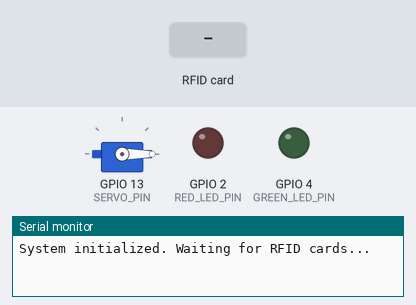
The program below on a simulated ESP32. Shown: servo, output pins drawn as LEDs (lit = HIGH), the last lines printed to the serial monitor. The inputs (shaded band) are chosen by the test bench.

Above: at 1.2 s.
1.3 s: RFID card A1 B2 C3 D4 held to the reader
At 2.3 s:
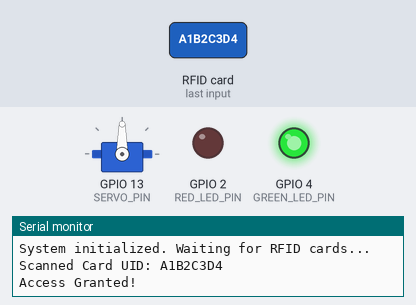
2.8 s: RFID card 5E 7A 19 C4 held to the reader
At 4.8 s:
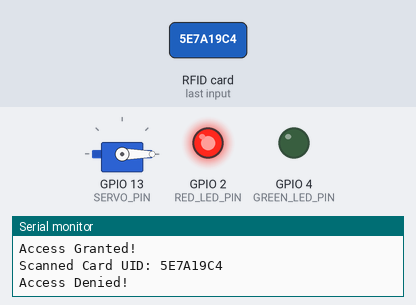
5.8 s: RFID card 12 34 56 78 held to the reader
At 8.3 s:
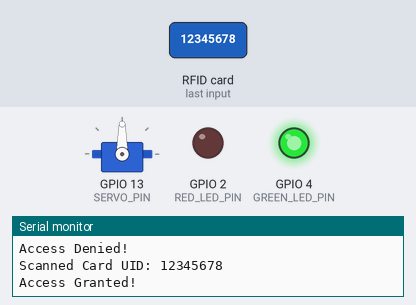
Timing chart, 0 to 11.8 s (numbered marks = the images above; inputs shaded):
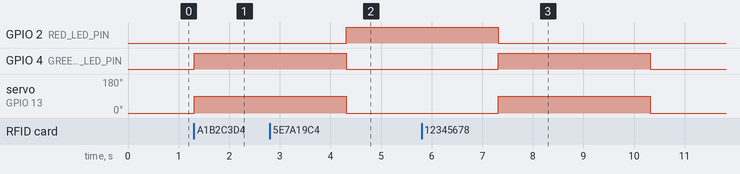

Measured:
- after the input at 1.3 s, GPIO 4 (GREEN_LED_PIN): LOW → HIGH at once; servo on GPIO 13 (SERVO_PIN): 0° → 90° at once
- after the input at 2.8 s, GPIO 2 (RED_LED_PIN): LOW → HIGH after 1.5 s
- after the input at 5.8 s, GPIO 4 (GREEN_LED_PIN): LOW → HIGH after 1.5 s, → LOW 3.0 s later; servo on GPIO 13 (SERVO_PIN): 0° → 90° after 1.5 s, → 0° 3.0 s later

The program:

main.cpp
```cpp
#include <ESP32Servo.h>
#include <MFRC522v2.h>
#include <MFRC522DriverSPI.h>
#include <MFRC522DriverPinSimple.h>

// Pin Definitions
#define RED_LED_PIN   2
#define GREEN_LED_PIN 4
#define SERVO_PIN     13

// MFRC522 Hardware Setup
MFRC522DriverPinSimple ss_pin(5);
MFRC522DriverSPI driver{ss_pin};
MFRC522 mfrc522{driver};

// Servo Instance
Servo doorServo;

// List of allowed UIDs (Must be in uppercase hex without spaces)
const String allowedUIDs[] = {
    "A1B2C3D4",
    "12345678",
    "90ABCDEF"
};
const int numAllowedUIDs = sizeof(allowedUIDs) / sizeof(allowedUIDs[0]);

void setup()
{
    Serial.begin(115200);
    while (!Serial)
        ;

    // Initialize MFRC522 Reader
    mfrc522.PCD_Init();

    // Configure LED Pins
    pinMode(RED_LED_PIN, OUTPUT);
    pinMode(GREEN_LED_PIN, OUTPUT);
    digitalWrite(RED_LED_PIN, LOW);
    digitalWrite(GREEN_LED_PIN, LOW);

    // Attach Servo Motor
    doorServo.attach(SERVO_PIN);
    doorServo.write(0); // Set initial locked/closed position (0 degrees)

    Serial.println("System initialized. Waiting for RFID cards...");
}

void loop()
{
    // Look for new cards
    if (!mfrc522.PICC_IsNewCardPresent())
    {
        return;
    }

    // Select one of the cards
    if (!mfrc522.PICC_ReadCardSerial())
    {
        return;
    }

    // Build UID String in Uppercase Hex format
    String uidString = "";
    for (byte i = 0; i < mfrc522.uid.size; i++)
    {
        if (mfrc522.uid.uidByte[i] < 0x10)
        {
            uidString += "0";
        }
        uidString += String(mfrc522.uid.uidByte[i], HEX);
    }
    uidString.toUpperCase();

    // Print scanned UID
    Serial.print("Scanned Card UID: ");
    Serial.println(uidString);

    // Check if the scanned UID is allowed
    bool accessGranted = false;
    for (int i = 0; i < numAllowedUIDs; i++)
    {
        if (uidString == allowedUIDs[i])
        {
            accessGranted = true;
            break;
        }
    }

    // Handle Access Control
    if (accessGranted)
    {
        Serial.println("Access Granted!");
        digitalWrite(GREEN_LED_PIN, HIGH);
        doorServo.write(90); // Rotate servo to unlocked position

        delay(3000); // Keep open/active for 3 seconds

        doorServo.write(0); // Return servo to locked position
        digitalWrite(GREEN_LED_PIN, LOW);
    }
    else
    {
        Serial.println("Access Denied!");
        digitalWrite(RED_LED_PIN, HIGH);

        delay(3000); // Turn red LED on for 3 seconds

        digitalWrite(RED_LED_PIN, LOW);
    }

    // Halt card communication and reset Crypto state
    mfrc522.PICC_HaltA();
    mfrc522.PCD_StopCrypto1();
}
```
